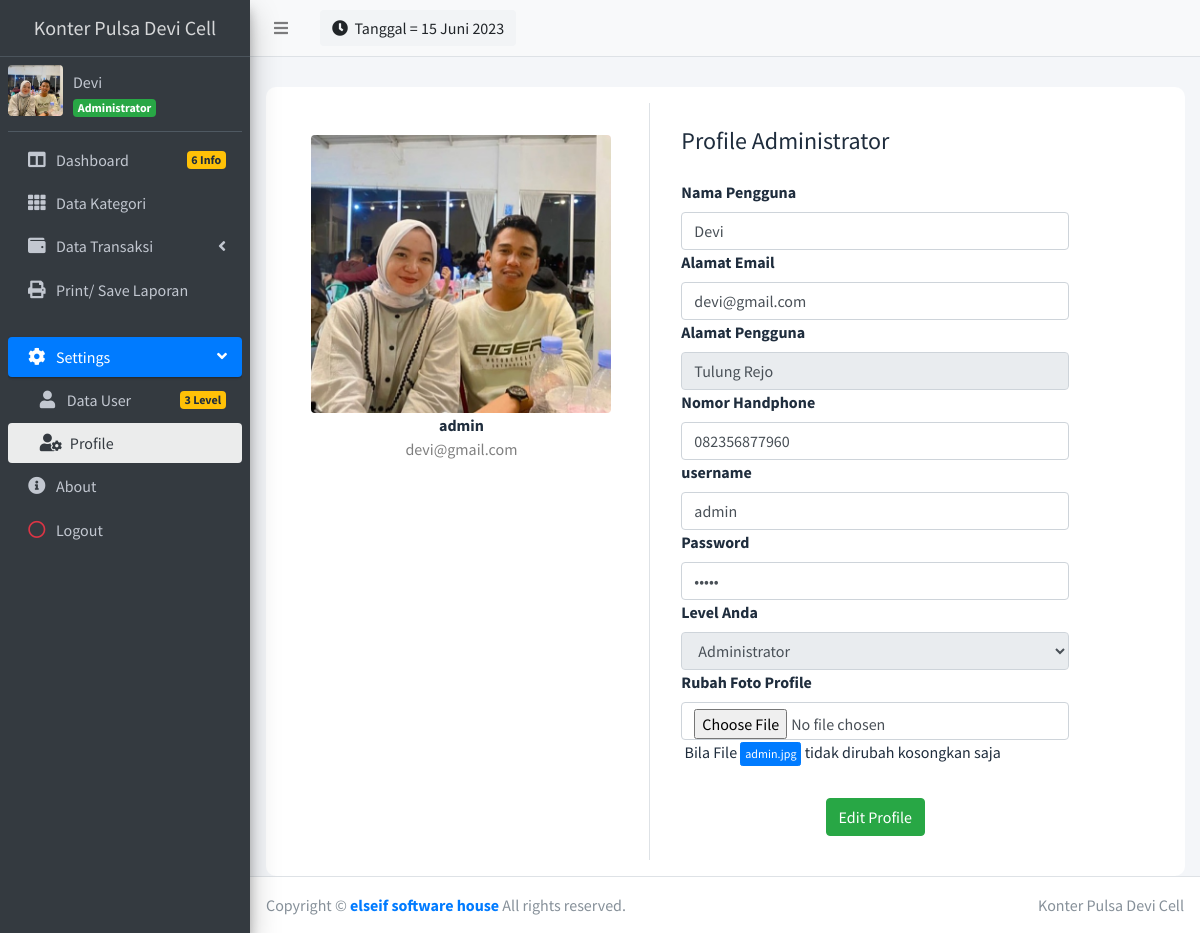
Page /index2.php?page=MyApp/profile (signed in) on the committed database.
### tables this page shows
CREATE TABLE `tb_pengguna` (
  `id_pengguna` int(11) NOT NULL,
  `nama_pengguna` varchar(30) NOT NULL,
  `email` varchar(50) NOT NULL,
  `alamat` text NOT NULL,
  `no_hp` varchar(15) NOT NULL,
  `username` varchar(30) NOT NULL,
  `password` varchar(255) NOT NULL,
  `foto_profile` varchar(255) NOT NULL,
  `level` enum('Administrator','Karyawan') NOT NULL
);

### inc/tgl_indo.php (called while the page is built, shortened)
<?php
function tgl_indo($tanggal)
{
    $bulan = array(
        1 =>   'Januari',
        'Februari',
        'Maret',
        'April',
        'Mei',
        'Juni',
        'Juli',
        'Agustus',
        'September',
        'Oktober',
        'November',
        'Desember'
    );
    $pecahkan = explode('-', $tanggal);
    return $pecahkan[2] . ' ' . $bulan[(int)$pecahkan[1]] . ' ' . $pecahkan[0];
}

### admin/pengguna/profile.php (the view, shortened to what this page needs)
<?php
$data_id = $_SESSION["ses_id"];
$sql = mysqli_query($koneksi, "SELECT * FROM tb_pengguna where id_pengguna='$data_id'");
while ($data = mysqli_fetch_array($sql)) {
?>
    <div class="container bg-white p-3" style="border-radius: 10px;">
        <div class="row">
            <div class="col-md-5 border-right">
                <div class="d-flex flex-column align-items-center text-center p-3 py-3"><img class="rounded mt-3" width="300px" src="dist/img/profile/<?php echo $data["foto_profile"]; ?>">
                    <span class="font-weight-bold"><?php echo $data['username']; ?></span><span class="text-black-50"><?php echo $data["email"]; ?></span><span> </span>
                </div>
            </div>
            <div class="col-md-6">
                <div class="p-4 px-4">
                    <div class="d-flex justify-content-between align-items-center mb-3">
                        <h4 class="text-right">Profile <?php echo $data['level']; ?></h4>
                    </div>
                    <form action="" method="post" enctype="multipart/form-data">
                        <div class="row mt-3">
                            <div class="col-md-12"><label class="labels">Nama Pengguna</label><input type="text" name="nama_pengguna" class="form-control" value="<?php echo $data['nama_pengguna']; ?>"></div>
                            <div class="col-md-12"><label class="labels">Alamat Email</label><input type="email" name="email" class="form-control" value="<?php echo $data['email']; ?>"></div>
                            <div class="col-md-12"><label class="labels">Alamat Pengguna</label><input type="text" disabled name="alamat" class="form-control" value="<?php echo $data['alamat']; ?>"></div>
                            <div class="col-md-12"><label class="labels">Nomor Handphone</label><input type="number" class="form-control" id="no_hp" name="no_hp" value="<?php echo $data['no_hp']; ?>" /></div>
                            <div class="col-md-12"><label class="labels">username</label><input type="text" name="username" class="form-control" value="<?php echo $data['username']; ?>"></div>
                            <div class="col-md-12"><label class="labels">Password</label><input type="password" name="password" class="form-control" value="<?php echo $data['password']; ?>"></div>
                            <div class="col-md-12">
                                <label class="labels">Level Anda</label>
                                <select name="level" id="level" class="form-control" disabled readonly>
                                    <?php
                                    if ($data['level'] == "Administrator") echo "<option value='Administrator' selected>Administrator</option>";
                                    else echo "<option value='Administrator'>Administrator</option>";
                                    ?>
                                </select>
                            </div>
                            <div class="col-md-12">
                                <label class="labels">Rubah Foto Profile</label>
                                <input type="file" name="foto" class="form-control">
                                <p class="help-block">&nbsp;Bila File <?php echo "<a class='fancybox btn btn-xs btn-primary' target=_blank href='dist/img/profile/$data[foto_profile]'>$data[foto_profile]</a>"; ?> tidak dirubah kosongkan saja</p>
                            </div>
                        </div>
                        <div class="text-center mt-3">
                            <input type="submit" name="Ubah" value="Edit Profile" class="btn btn-success">
                        </div>
                    </form>
                </div>
            </div>
        </div>
    </div>
<?php
} ?>

### index2.php (shortened to what this page needs)
<?php
require 'inc/koneksi.php';
if (!isset($_SESSION["login"])) {
	header("Location: login.php");
	exit;
} else {
	$data_id = $_SESSION["ses_id"];
}
?>
<!DOCTYPE html>
<html>
<head>
	<link rel="stylesheet" href="plugins/fontawesome-free/css/all.min.css">
	<link rel="stylesheet" href="https://code.ionicframework.com/ionicons/2.0.1/css/ionicons.min.css">
	<link rel="stylesheet" href="plugins/datatables-bs4/css/dataTables.bootstrap4.css">
	<link rel="stylesheet" href="dist/css/adminlte.min.css">
	<link rel="stylesheet" href="plugins/select2/css/select2.min.css">
	<link rel="stylesheet" href="plugins/select2-bootstrap4-theme/select2-bootstrap4.min.css">
</head>
<body class="hold-transition sidebar-mini">
	<?php
	$data_level = $_SESSION["ses_level"];
	if ($data_level == "Administrator") {
	?>
		<?php
		if (isset($_GET['page'])) {
			$hal = $_GET['page'];
		}
		?>
		<div class="wrapper">
			<nav class="main-header navbar navbar-expand navbar-default navbar-light">
				<ul class="navbar-nav">
					<li class="nav-item">
						<a class="nav-link" data-widget="pushmenu" href="#">
							<i class="fas fa-bars"></i>
						</a>
					</li>
				</ul>
				<form class="form-inline ml-3">
					<div class="input-group input-group-sm">
						<button class="btn btn-navbar" type="text">
							<i class="fas fa-clock"></i> &nbsp;<?php
																include "inc/tgl_indo.php";
																echo "Tanggal  = " . tgl_indo(date('Y-m-d'));
																?>
						</button>
					</div>
				</form>
			</nav>
			<aside class="main-sidebar sidebar-dark-primary elevation-4">
				<a href="?page=MyApp/admin" class="brand-link text-center">
					<span class="brand-text font-weight-light text-center"><b>Konter Pulsa Devi Cell</b></span>
				</a>
				<div class="sidebar">
					<div class="user-panel mt-2 pb-2 mb-2 d-flex">
						<div class="">
							<img src="dist/img/profile/<?php $sql = mysqli_query($koneksi, "SELECT * FROM tb_pengguna where id_pengguna='$data_id'");
														while ($data = mysqli_fetch_array($sql)) {
															echo $data['foto_profile'] ?>" class="rounded" style="width:55px;">
						</div>
						<div class="info">
							<a href="?page=MyApp/profile" class="d-block">
								<?php echo $data["nama_pengguna"]; ?>
							</a>
							<span class="badge badge-success">
								<?php echo $data_level; ?>
							</span>
						<?php
														}
						?>
						</div>
					</div>
					<nav class="mt-2">
						<ul class="nav nav-pills nav-sidebar flex-column" data-widget="treeview" role="menu" data-accordion="false">
							<li class="nav-item">
								<a href="?page=MyApp/admin" class="nav-link <?php if ($hal == 'MyApp/admin') {
																				echo 'active';
																			} ?>">
									<i class="nav-icon fas fa-columns"></i>
									<p>
										Dashboard
										<span class="badge badge-warning right">6 Info</span>
									</p>
								</a>
							</li>
							<li class="nav-item">
								<a href="?page=i_data_k" class="nav-link <?php if ($hal == 'i_data_k' || $hal == 'i_add_k' || $hal == 'i_edit_k') {
																				echo 'active';
																			} ?>">
									<i class="nav-icon fas fa-th"></i>
									<p>
										Data Kategori
									</p>
								</a>
							</li>
							<li class="nav-item has-treeview <?php if (
																	$hal == 'i_data_km' || $hal == 'i_add_km' || $hal == 'i_edit_km'
																	|| $hal == 'o_data_km' || $hal == 'o_add_km' || $hal == 'o_edit_km' || $hal == 'rekap_km'
																) {
																	echo 'menu-open';
																} ?>">
								<a href="#" class="nav-link <?php if (
																$hal == 'i_data_km' || $hal == 'i_add_km' || $hal == 'i_edit_km'
																|| $hal == 'o_data_km' || $hal == 'o_add_km' || $hal == 'o_edit_km' || $hal == 'rekap_km'
															) {
																echo 'active';
															} ?>">
									<i class="nav-icon fas fa-wallet"></i>
									<p>
										Data Transaksi
										<i class="fas fa-angle-left right"></i>
									</p>
								</a>
							</li>
							<li class="nav-item">
								<a href="?page=lap_pulsa" class="nav-link  <?php if ($hal == 'lap_pulsa') {
																				echo 'active';
																			} ?>">
									<i class="nav-icon fas fa-print"></i>
									<p>
										Print/ Save Laporan
									</p>
								</a>
							</li>
							<br>
							<li class="nav-item has-treeview <?php if ($hal == 'MyApp/data_pengguna' || $hal == 'MyApp/profile') {
																	echo 'menu-open';
																} ?>">
								<a href="#" class="nav-link <?php if ($hal == 'MyApp/data_pengguna' || $hal == 'MyApp/profile') {
																echo 'active';
															} ?>">
									<i class="nav-icon fas fa-cog"></i>
									<p>
										Settings
										<i class="fas fa-angle-left right"></i>
									</p>
								</a>
								<ul class="nav nav-treeview">
									<li class="nav-item">
										<a href="?page=MyApp/data_pengguna" class="nav-link <?php if ($hal == 'MyApp/data_pengguna') {
																								echo 'active';
																							} ?>">
											&emsp13;&emsp13;<i class="nav-icon fas fa-user"></i>
											<p>Data User
												<?php
												$sql = $koneksi->query("SELECT COUNT(id_pengguna) as pengguna from tb_pengguna");
												while ($data = $sql->fetch_assoc()) {
													$jml = $data['pengguna'];
												}
												?>
												<span class="badge badge-warning right"><?php echo $jml; ?> Level</span>
											</p>
										</a>
									</li>
									<li class="nav-item">
										<a href="?page=MyApp/profile" class="nav-link <?php if ($hal == 'MyApp/profile') {
																							echo 'active';
																						} ?>">
											&emsp13;&emsp13;&nbsp;<i class="nav-icon fas fa-user-cog"></i>
											<p>Profile</p>
										</a>
									</li>
								</ul>
							</li>
							<li class="nav-item">
								<a href="?page=MyApp/about" class="nav-link <?php if ($hal == 'MyApp/about') {
																				echo 'active';
																			} ?>">
									<i class="nav-icon fas fa-info-circle"></i>
									<p>
										About
									</p>
								</a>
							</li>
											<?php
										}
											?>
											<li class="nav-item">
												<a onclick="return confirm('Apakah anda yakin akan keluar ?')" href="logout.php" class="nav-link">
													<i class="nav-icon far fa-circle text-danger"></i>
													<p>
														Logout
													</p>
												</a>
											</li>
										</nav>
									</div>
								</aside>
								<div class="content-wrapper">
									<section class="content-header">
									</section>
									<section class="content">
										<div class="container-fluid">
											<?php
											if (isset($_GET['page'])) {
												$hal = $_GET['page'];
												switch ($hal) {
													case 'MyApp/profile':
														include "admin/pengguna/profile.php";
														break;
												}
											} else {
												if ($data_level == "Administrator") {
													include "home/admin.php";
												} elseif ($data_level == "Karyawan") {
													include "home/karyawan.php";
												}
											}
											?>
										</div>
									</section>
								</div>
								<footer class="main-footer">
									<div class="float-right d-none d-sm-block">
										Konter Pulsa Devi Cell
									</div>
									Copyright &copy;
									<a target="_blank" href="https://www.facebook.com/">
										<strong> elseif software house</strong>
									</a>
									All rights reserved.
								</footer>
							</div>
</body>
</html>

### rows in the picture
tb_pengguna: foto_profile (picture), nama_pengguna "Devi", username "admin", email "devi@gmail.com", level "Administrator", alamat "Tulung Rejo", no_hp "082356877960", foto_profile "admin.jpg"

### other values in the picture
$jml "3"
